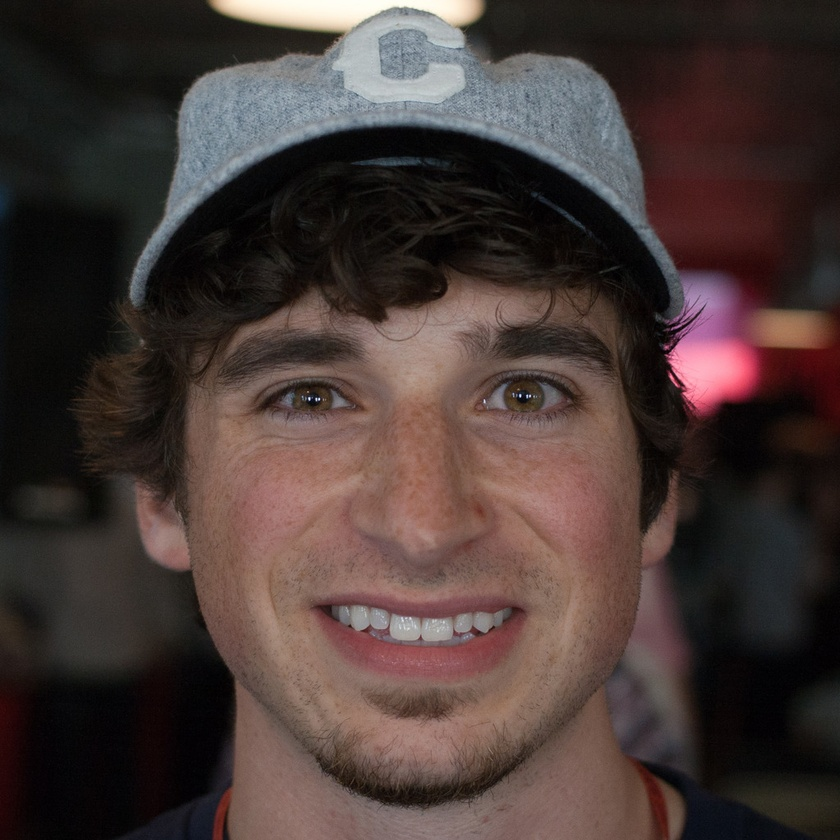
#> input picture Testing Images/testcase20.jpeg, 840 x 840 px, shrunk from 1024 x 1024 before the run
$ python GAN_frequency.py
#> lines starting #> are read from the running program, lines starting #| are printed output that depends on the picture
import numpy as np
import cv2
import matplotlib.pyplot as plt
import io
import time
from PIL import Image
from scipy.stats import linregress


class GANMonitor:
    @staticmethod
    def calculate_azimuthal_average(magnitude_spectrum):
        """
        Calculates the average pixel intensity for each radius (ring) from the center.
        This converts the 2D spectrum into a 1D curve.
        """
        h, w = magnitude_spectrum.shape
        cx, cy = w // 2, h // 2

        # Create a grid of coordinates relative to center
        y, x = np.ogrid[-cy:h - cy, -cx:w - cx]
        r = np.sqrt(x ** 2 + y ** 2).astype(int)

        # Bin the pixels by radius
        tbin = np.bincount(r.ravel(), magnitude_spectrum.ravel())
        nr = np.bincount(r.ravel())

        # Avoid division by zero
        radial_profile = tbin / np.maximum(nr, 1)

        return radial_profile

    @staticmethod
    def analyze(image_path):
#> called with image_path = 'Testing Images/testcase20.jpeg'
        try:
            # Load Image (Grayscale)
            img = cv2.imread(image_path, cv2.IMREAD_GRAYSCALE)
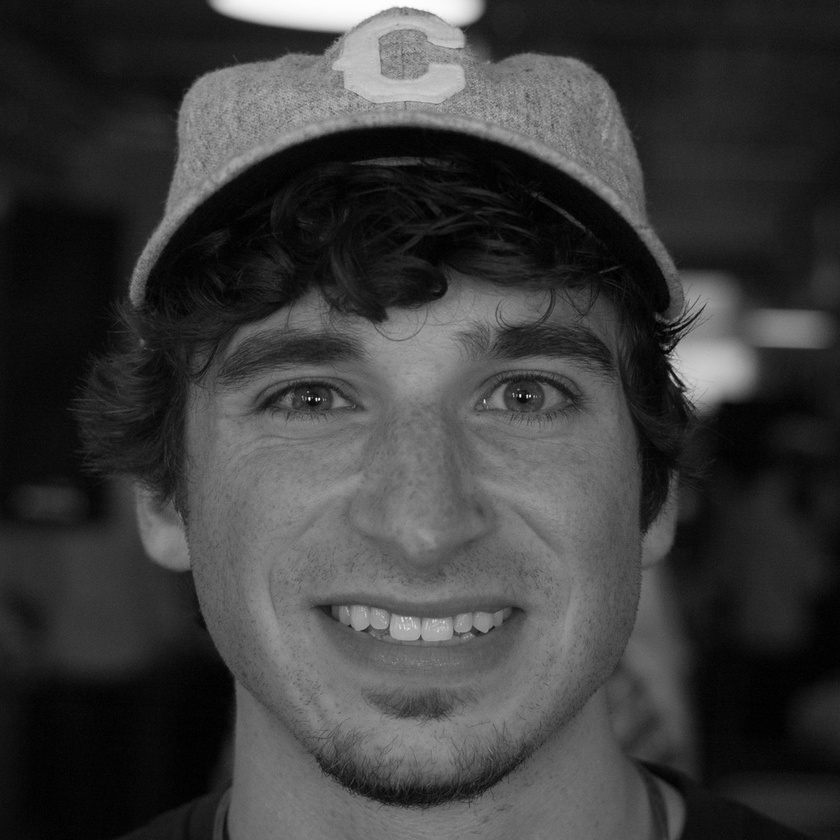
#> img: shape (840, 840); min 0, max 255, mean 61.2
            if img is None:
                pil_img = Image.open(image_path).convert('L')
                img = np.array(pil_img)

            # FFT Transform (Spatial -> Frequency)
            f = np.fft.fft2(img)
            fshift = np.fft.fftshift(f)

            # We use absolute value because FFT returns complex numbers
            magnitude_spectrum = 20 * np.log(np.abs(fshift) + 1e-8)
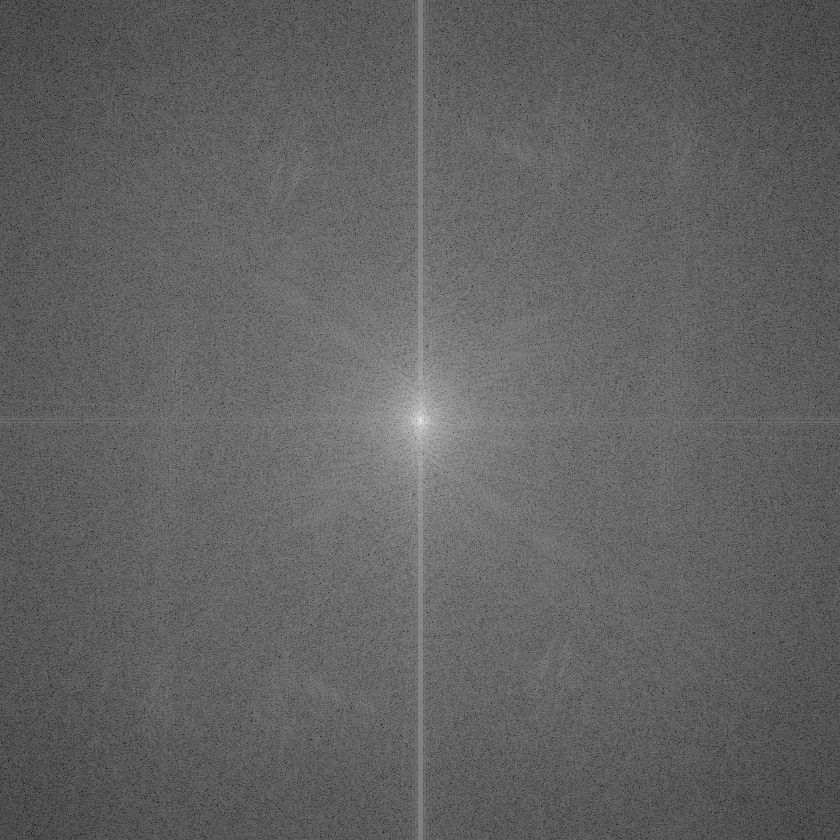
#> magnitude_spectrum: shape (840, 840) float64; min 30.91, max 351.6, mean 155; drawn with min black and max white

            # This simplifies the analysis from a "2D Starfield" to a "1D Curve"
            profile = GANMonitor.calculate_azimuthal_average(magnitude_spectrum)
#> in calculate_azimuthal_average, `tbin = np.bincount(r.ravel(), magnitude_spectrum.ravel())`: tbin = 594 values, max 386784 at index 415, min 351.6 at index 0, mean 184153.8
#> in calculate_azimuthal_average, `radial_profile = tbin / np.maximum(nr, 1)`: radial_profile = 594 values, max 351.6 at index 0, min 118.4 at index 593, mean 161.7
#> profile has the same summary as radial_profile in calculate_azimuthal_average

            profile_norm = (profile - np.min(profile)) / (np.max(profile) - np.min(profile))
#> profile_norm = 594 values, max 1 at index 0, min 0 at index 593, mean 0.186

            cutoff = int(len(profile_norm) * 0.7)
#> cutoff = 415
            high_freq_tail = profile_norm[cutoff:]
#> high_freq_tail = 179 values, max 0.113 at index 3, min 0 at index 178, mean 0.0634

            tail_energy = np.mean(high_freq_tail)
#> tail_energy = 0.0634

            fluctuation = np.std(np.diff(high_freq_tail))
#> fluctuation = 0.00502

            x_axis = np.log(np.arange(1, len(profile)) + 1)
#> x_axis = 593 values from 0.693 to 6.39
            y_axis = np.log(profile[1:] + 1e-8)
#> y_axis = 593 values, max 5.74 at index 0, min 4.77 at index 592, mean 5.07

            # Simple regression
            slope, intercept, r_value, p_value, std_err = linregress(x_axis, y_axis)
#> slope = -0.171; intercept = 6; r_value = -0.976; p_value = 0; std_err = 0.00158

            metrics = {
                "high_freq_energy": round(float(tail_energy), 4),
                "tail_roughness": round(float(fluctuation), 5),
                "power_law_fit_error": round(float(std_err), 5)
            }
#> metrics = {'high_freq_energy': 0.0634, 'tail_roughness': 0.00502, 'power_law_fit_error': 0.00158}

            # 6. Generate Graph
            fig, (ax1, ax2) = plt.subplots(1, 2, figsize=(12, 5))

            # Plot 1: 2D Spectrum (Visual Check)
            ax1.imshow(magnitude_spectrum, cmap='inferno')
            ax1.set_title('2D Frequency Spectrum')
            ax1.axis('off')

            # Plot 2: 1D Profile (Analytical Check)
            ax2.plot(profile_norm, color='cyan', label='Image Profile')

            # Highlight the High-Freq Tail
            ax2.axvline(x=cutoff, color='red', linestyle='--', label='High Freq Start')
            ax2.set_title(f'1D Power Profile (Roughness: {metrics["tail_roughness"]})')
            ax2.set_xlabel('Frequency (Radius)')
            ax2.set_ylabel('Power (Normalized)')
            ax2.legend()
            ax2.grid(True, alpha=0.3)

            plt.tight_layout()

            buf = io.BytesIO()
            plt.savefig(buf, format='png')
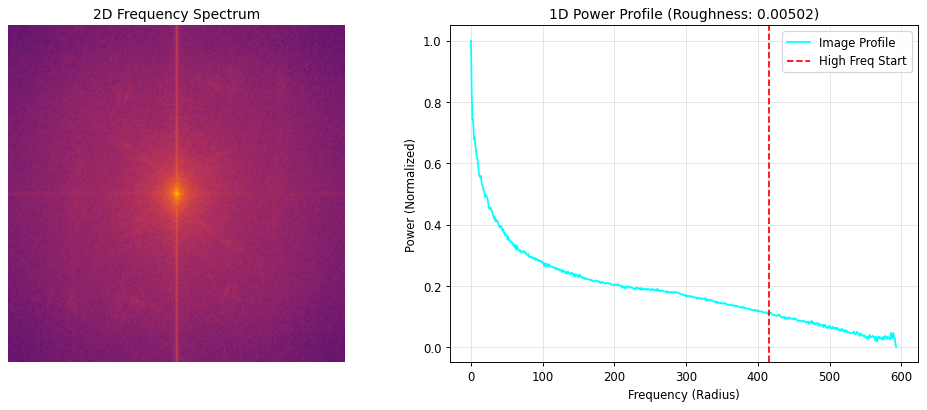
#> figure drawn by matplotlib, 2 panels; panel 2: curve peaks at x = 0, y = 1
            buf.seek(0)
            plt.close()

            return metrics, buf

        except Exception as e:
            print(f"Error performing GAN Analysis: {e}")
            import traceback
            traceback.print_exc()
            return None, None


if __name__ == "__main__":
    input_path = "Testing Images/testcase20.jpeg"
    start_time = time.time()

    gan_metrics, gan_graph = GANMonitor.analyze(input_path)
#> gan_metrics has the same summary as metrics in analyze

    duration = time.time() - start_time
    print(f"GAN Test took {duration:.4f} seconds")
    print(gan_metrics)
#| {'high_freq_energy': 0.0634, 'tail_roughness': 0.00502, 'power_law_fit_error': 0.00158}

    if gan_graph:
        with open("Results/gan_result.png", "wb") as f:
            f.write(gan_graph.getbuffer())

$ run again, with Testing Images/testcase12.jpeg copied over Testing Images/testcase20.jpeg
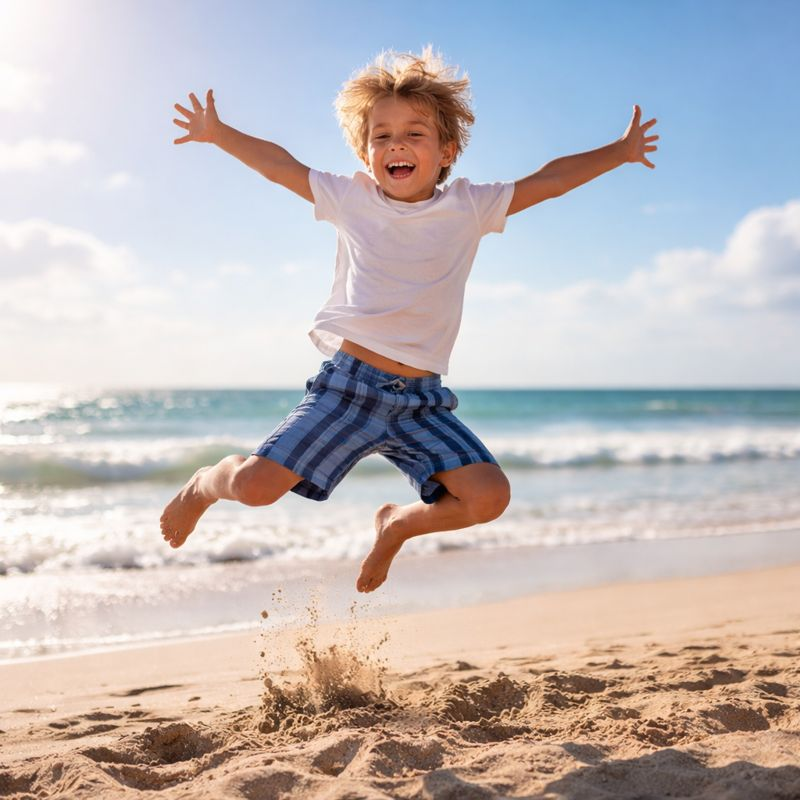
#> input picture Testing Images/testcase12.jpeg, 800 x 800 px
#> in analyze, `img = cv2.imread(image_path, cv2.IMREAD_GRAYSCALE)`:
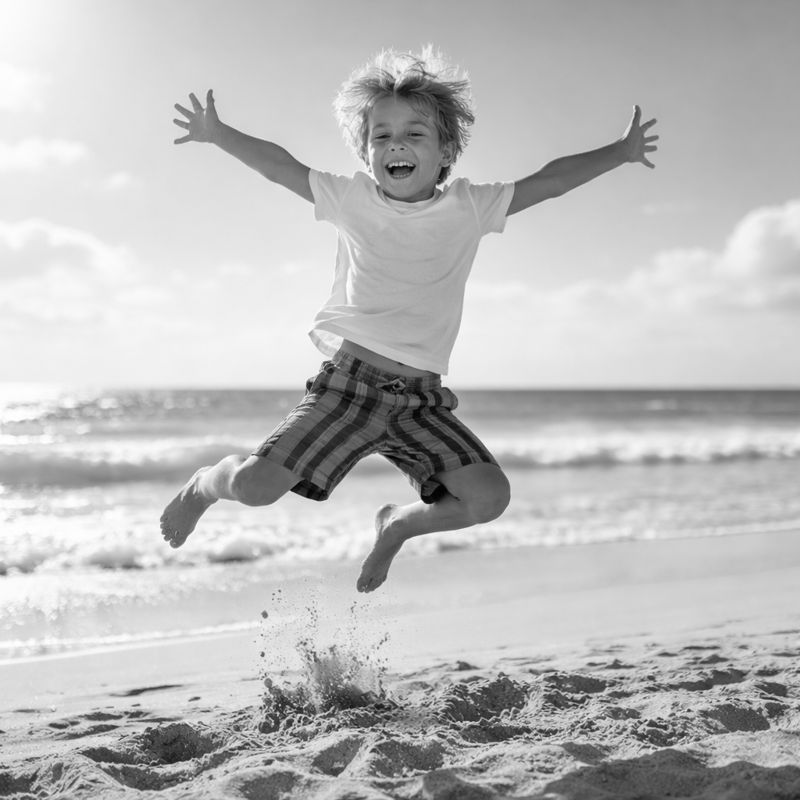
#> img: shape (800, 800); min 0, max 255, mean 187.9
#> tbin = 566 values, max 377767.8 at index 398, min 136.9 at index 565, mean 182578.6
#> radial_profile = 566 values, max 372.1 at index 0, min 121.6 at index 546, mean 168.7
#> profile has the same summary as radial_profile in calculate_azimuthal_average
#> profile_norm = 566 values, max 1 at index 0, min 0 at index 546, mean 0.188
#> cutoff = 396
#> high_freq_tail = 170 values, max 0.1 at index 2, min 0 at index 150, mean 0.048
#> tail_energy = 0.048
#> fluctuation = 0.00548
#> x_axis = 565 values from 0.693 to 6.34
#> y_axis = 565 values, max 5.72 at index 0, min 4.8 at index 545, mean 5.11
#> slope = -0.185; intercept = 6.1; r_value = -0.946; p_value = 2.19e-278; std_err = 0.00267
#> metrics = {'high_freq_energy': 0.048, 'tail_roughness': 0.00548, 'power_law_fit_error': 0.00267}
#> in analyze, `plt.savefig(buf, format='png')`:
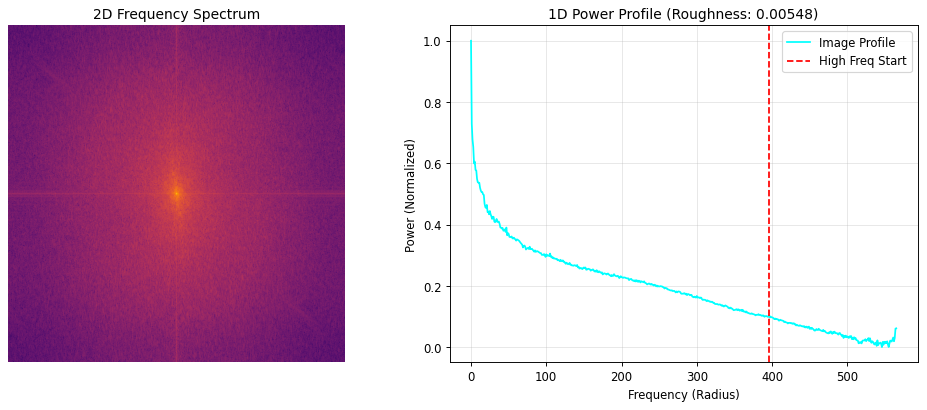
#> figure drawn by matplotlib, 2 panels; panel 2: curve peaks at x = 0, y = 1
#> gan_metrics has the same summary as metrics in analyze
#| {'high_freq_energy': 0.048, 'tail_roughness': 0.00548, 'power_law_fit_error': 0.00267}

$ run again, with Testing Images/testcase14.jpeg copied over Testing Images/testcase20.jpeg
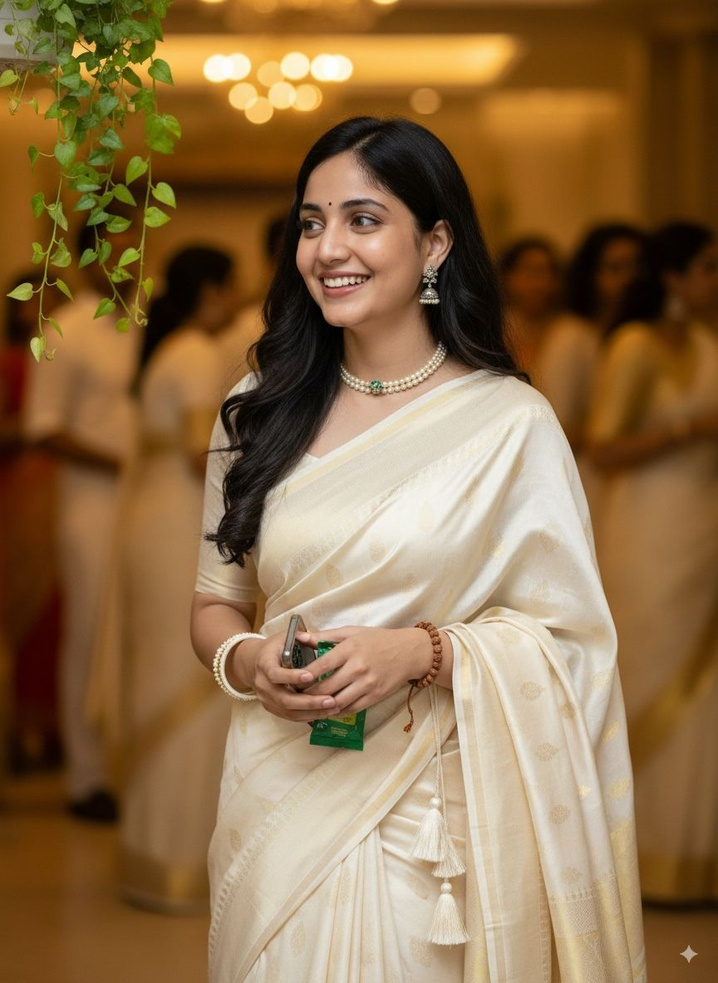
#> input picture Testing Images/testcase14.jpeg, 718 x 983 px, shrunk from 864 x 1184 before the run
#> in analyze, `magnitude_spectrum = 20 * np.log(np.abs(fshift) + 1e-8)`:
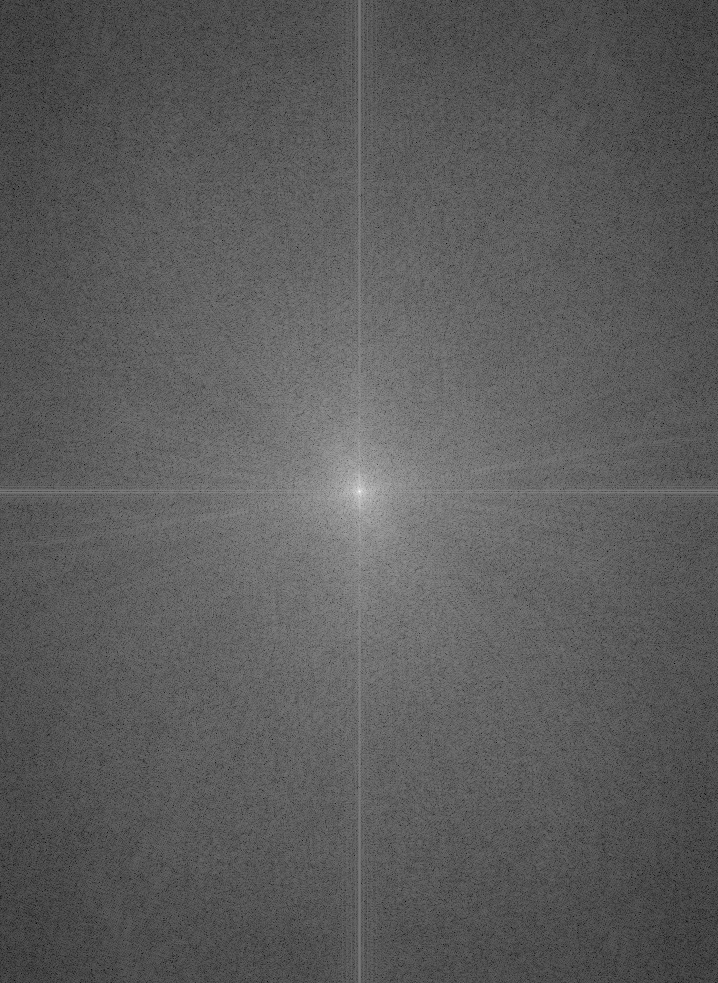
#> magnitude_spectrum: shape (983, 718) float64; min 36.09, max 364.4, mean 154.7; drawn with min black and max white
#> tbin = 609 values, max 341131.6 at index 357, min 260.1 at index 608, mean 179268.5
#> radial_profile = 609 values, max 364.4 at index 0, min 111.5 at index 607, mean 162.4
#> profile has the same summary as radial_profile in calculate_azimuthal_average
#> profile_norm = 609 values, max 1 at index 0, min 0 at index 607, mean 0.201
#> cutoff = 426
#> high_freq_tail = 183 values, max 0.123 at index 0, min 0 at index 181, mean 0.0706
#> tail_energy = 0.0706
#> fluctuation = 0.00739
#> x_axis = 608 values from 0.693 to 6.41
#> y_axis = 608 values, max 5.77 at index 0, min 4.71 at index 606, mean 5.07
#> slope = -0.195; intercept = 6.13; r_value = -0.968; p_value = 0; std_err = 0.00206
#> metrics = {'high_freq_energy': 0.0706, 'tail_roughness': 0.00739, 'power_law_fit_error': 0.00206}
#> in analyze, `plt.savefig(buf, format='png')`:
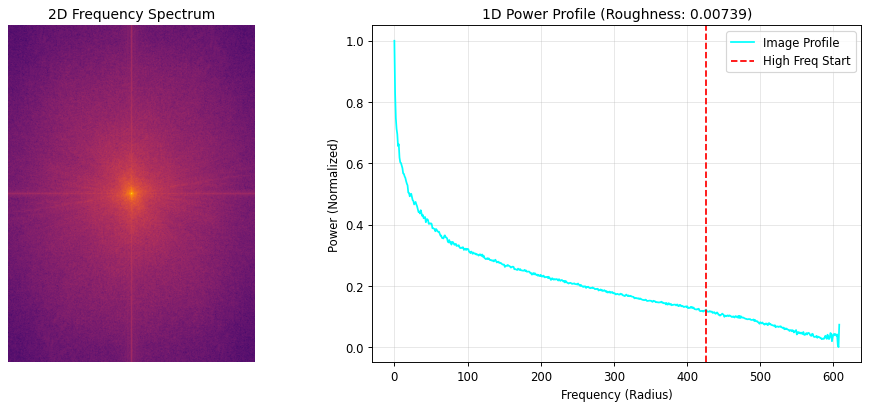
#> figure drawn by matplotlib, 2 panels; panel 2: curve peaks at x = 0, y = 1
#> gan_metrics has the same summary as metrics in analyze
#| {'high_freq_energy': 0.0706, 'tail_roughness': 0.00739, 'power_law_fit_error': 0.00206}
